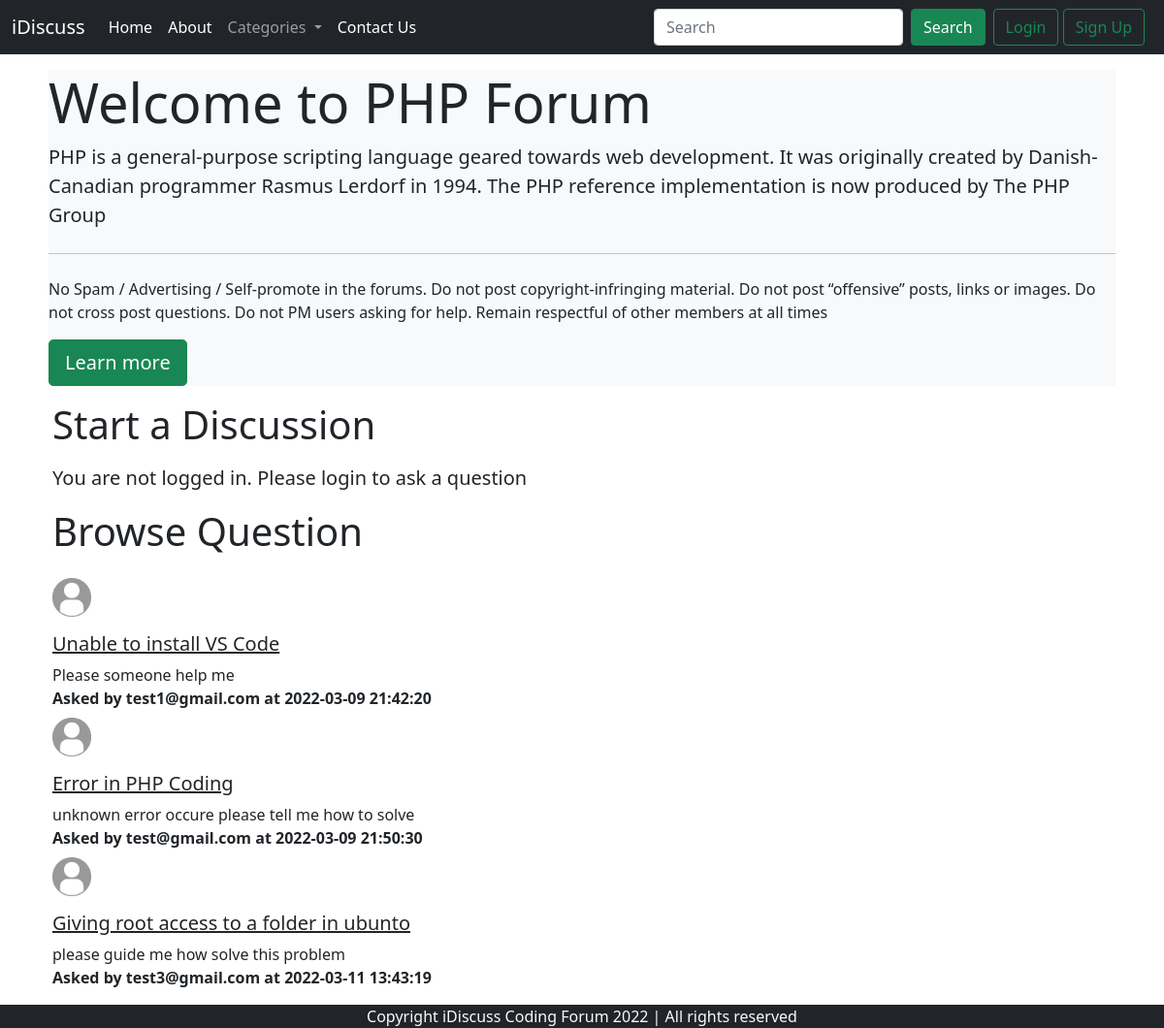
The app's page /forumsite/threadlist.php?catid=1 with its own data.
### tables this page shows
CREATE TABLE `categories` (
  `category_id` int(7) NOT NULL,
  `category_name` varchar(255) NOT NULL,
  `category_description` varchar(255) NOT NULL,
  `created` datetime NOT NULL DEFAULT current_timestamp()
);

CREATE TABLE `threads` (
  `thread_id` int(7) NOT NULL,
  `thread_title` varchar(255) NOT NULL,
  `thread_desc` text NOT NULL,
  `thread_cat_id` int(7) NOT NULL,
  `thread_user_id` int(7) NOT NULL,
  `timestamp` datetime NOT NULL DEFAULT current_timestamp()
);

CREATE TABLE `users` (
  `sno` int(8) NOT NULL,
  `user_email` varchar(30) NOT NULL,
  `user_pass` varchar(255) NOT NULL,
  `timestamp` datetime NOT NULL DEFAULT current_timestamp()
);

### forumsite/threadlist.php (the view, shortened to what this page needs)
<!doctype html>
<html lang="en">
<head>
    <link href="https://cdn.jsdelivr.net/npm/bootstrap@5.1.3/dist/css/bootstrap.min.css" rel="stylesheet"
>
</head>
<body>
    <?php include 'partials/_dbconnect.php' ?>
    <?php include 'partials/_header.php' ?>
    <?php
        $id = $_GET['catid'];
        $sql = "SELECT * FROM `categories` WHERE category_id=$id";
        $result = mysqli_query($conn, $sql);
        while($row = mysqli_fetch_assoc($result)){
           $catname = $row['category_name'];
           $catdesc = $row['category_description'];
        }
        ?>
    <div class="container my-3">
        <div class="jumbotron bg-light m-2 ">
            <h1 class="display-4">Welcome to <?php echo $catname;?> Forum</h1>
            <p class="lead"><?php echo $catdesc;?></p>
            <hr class="my-4">
            <p>No Spam / Advertising / Self-promote in the forums. Do not post copyright-infringing material. Do not
                post “offensive” posts, links or images. Do not cross post questions. Do not PM users asking for help.
                Remain respectful of other members at all times</p>
            <p class="lead">
                <a class="btn btn-success btn-lg" href="#" role="button">Learn more</a>
            </p>
        </div>
        <?php
    if(isset($_SESSION['loggedin']) && $_SESSION['loggedin'] == true){
        echo '<div class="container">
            <form action="'.$_SERVER['REQUEST_URI'].'" method="post">
                <div class="form-group">
                    <label for="exampleInputEmail1">Problem Title</label>
                    <input type="text" class="form-control" id="title" name="title" aria-describedby="emailHelp"
                        placeholder="Enter email">
                    <small id="emailHelp" class="form-text text-muted">Keep your title short snd crisp as
                        possible</small>
                </div>
                <div class="form-group my-2">
                    <label for="exampleFormControlTextarea1">Elaborate your Problem</label>
                    <textarea type="text" class="form-control" id="desc" name="desc" rows="3"></textarea>
                    <input type="hidden" name="sno" value="'. $_SESSION['sno'] .'">
                </div>
                <button type="submit" class="btn btn-success">Submit</button>
            </form>
        </div>';
    }
    else{
     echo  '<div class="container">
     <h1 class="my-3">Start a Discussion</h1>
     <p class="lead">You are not logged in. Please login to ask a question</p>
        </div>';
    }
        ?>
        <div class="container" id="ques">
            <h1 class="my-3">Browse Question</h1>
            <?php
        $id = $_GET['catid'];
        $sql = "SELECT * FROM `threads` WHERE thread_cat_id =$id";
        $result = mysqli_query($conn, $sql);
        while($row = mysqli_fetch_assoc($result)){
           $id = $row['thread_id'];
           $title = $row['thread_title'];
           $desc = $row['thread_desc'];
           $thread_time = $row['timestamp'];
           $thread_user_id = $row['thread_user_id'];
           $sql2 = "SELECT user_email FROM `users` where sno='$thread_user_id'";
           $result2 = mysqli_query($conn, $sql2);
           $row2 = mysqli_fetch_assoc($result2);
        echo '<div class="media">
            <img class="my-2" src="img/userdefault.png" width="40px" alt="">
            <div class="media-body">'.
                '<h5 class="mt-2"><a class="text-dark" href="thread.php?threadid=' .$id. '">'. $title .'</a></h5>
                '. $desc .'<p class="font-weight-bold my-0"><b>Asked by '. $row2['user_email'] .' at '. $thread_time .'</b></p>'.
            '</div>
        </div>';
         }
        ?>
        </div>
    </div>
    <?php include 'partials/_footer.php' ?>
</body>
</html>

### forumsite/partials/_header.php (shortened to what this page needs)
<?php
  echo '<nav class="navbar navbar-expand-lg navbar-dark bg-dark">
  <div class="container-fluid">
    <a class="navbar-brand" href="/forum">iDiscuss</a>
    <button class="navbar-toggler" type="button" data-bs-toggle="collapse" data-bs-target="#navbarSupportedContent" aria-controls="navbarSupportedContent" aria-expanded="false" aria-label="Toggle navigation">
      <span class="navbar-toggler-icon"></span>
    </button>
    <div class="collapse navbar-collapse" id="navbarSupportedContent">
      <ul class="navbar-nav me-auto mb-2 mb-lg-0">
        <li class="nav-item">
          <a class="nav-link active" aria-current="page" href="/forum">Home</a>
        </li>
        <li class="nav-item">
          <a class="nav-link active" href="about.php">About</a>
        </li>
        <li class="nav-item dropdown">
          <a class="nav-link dropdown-toggle" href="#" id="navbarDropdown" role="button" data-bs-toggle="dropdown" aria-expanded="false">
            Categories
          </a>
          <ul class="dropdown-menu" aria-labelledby="navbarDropdown">';
        echo  '</ul>
        </li>
        <li class="nav-item">
          <a class="nav-link active" href="contact.php">Contact Us</a>
        </li>
      </ul>';
  if(isset($_SESSION['loggedin']) && $_SESSION['loggedin'] == true){
  echo '<form class="d-flex methos="get" action="search.php">
  <input class="form-control me-2" name="search" type="search" placeholder="Search" aria-label="Search">
  <button class="btn btn-success" type="submit">Search</button>
  <p class="text-light my-2 mx-2">'. $_SESSION['useremail'].'</p>
  <a href="partials/_logout.php" class="btn btn-outline-success">Logout</a>
  </form>';
      }
      else{
        echo '<form class="d-flex">
        <input class="form-control me-2" type="search" placeholder="Search" aria-label="Search">
        <button class="btn btn-success" type="submit">Search</button>
        </form>
        <div class="mx-2">
        <button class="btn btn-outline-success" data-bs-toggle="modal" data-bs-target="#loginModal">Login</button>
        <button class="btn btn-outline-success" data-bs-toggle="modal" data-bs-target="#signupModal">Sign Up</button>';
      }
    echo '</div>
  </div>
</div>
</nav>';
?>

### forumsite/partials/_footer.php
<div class="bg-dark text-light text-center">
<p class="text-center mb-0"> Copyright iDiscuss Coding Forum 2022 | All rights reserved </p>
</div>

### forumsite/threadlist.php (style rules this page uses)
#ques { min-height: 208px; }

### records on screen
categories: category_name "PHP", category_description "PHP is a general-purpose scripting language geared towards web development. It was originally created by Danish-Canadian programmer Rasmus Lerdorf in 1994. The PHP reference implementation is now produced by The PHP Group"
threads: thread_title "Unable to install VS Code", thread_desc "Please someone help me", users.user_email "test1@gmail.com", timestamp "2022-03-09 21:42:20"
threads: thread_title "Error in PHP Coding", thread_desc "unknown error occure please tell me how to solve", users.user_email "test@gmail.com", timestamp "2022-03-09 21:50:30"
threads: thread_title "Giving root access to a folder in ubunto", thread_desc "please guide me how solve this problem", users.user_email "test3@gmail.com", timestamp "2022-03-11 13:43:19"
